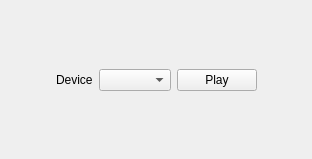
<?xml version="1.0" encoding="UTF-8"?>
<ui version="4.0">
 <class>MainWindow</class>
 <widget class="QMainWindow" name="MainWindow">
  <property name="geometry">
   <rect>
    <x>0</x>
    <y>0</y>
    <width>312</width>
    <height>159</height>
   </rect>
  </property>
  <property name="windowTitle">
   <string>MainWindow</string>
  </property>
  <widget class="QWidget" name="centralwidget">
   <layout class="QVBoxLayout" name="verticalLayout">
    <item>
     <spacer name="verticalSpacer">
      <property name="orientation">
       <enum>Qt::Vertical</enum>
      </property>
      <property name="sizeHint" stdset="0">
       <size>
        <width>20</width>
        <height>48</height>
       </size>
      </property>
     </spacer>
    </item>
    <item>
     <layout class="QHBoxLayout" name="horizontalLayout_2">
      <item>
       <spacer name="horizontalSpacer">
        <property name="orientation">
         <enum>Qt::Horizontal</enum>
        </property>
        <property name="sizeHint" stdset="0">
         <size>
          <width>40</width>
          <height>20</height>
         </size>
        </property>
       </spacer>
      </item>
      <item>
       <layout class="QHBoxLayout" name="horizontalLayout">
        <item>
         <widget class="QLabel" name="device_lab">
          <property name="text">
           <string>Device</string>
          </property>
         </widget>
        </item>
        <item>
         <widget class="QComboBox" name="device_comboBox"/>
        </item>
        <item>
         <widget class="QPushButton" name="play_btn">
          <property name="text">
           <string>Play</string>
          </property>
         </widget>
        </item>
       </layout>
      </item>
      <item>
       <spacer name="horizontalSpacer_2">
        <property name="orientation">
         <enum>Qt::Horizontal</enum>
        </property>
        <property name="sizeHint" stdset="0">
         <size>
          <width>40</width>
          <height>20</height>
         </size>
        </property>
       </spacer>
      </item>
     </layout>
    </item>
    <item>
     <spacer name="verticalSpacer_2">
      <property name="orientation">
       <enum>Qt::Vertical</enum>
      </property>
      <property name="sizeHint" stdset="0">
       <size>
        <width>20</width>
        <height>48</height>
       </size>
      </property>
     </spacer>
    </item>
   </layout>
  </widget>
 </widget>
 <resources/>
 <connections/>
</ui>
